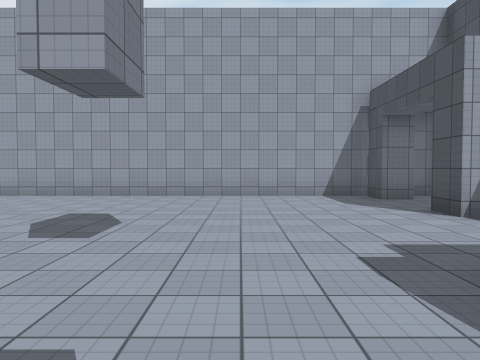
[1] (above)

12 first-person views from a walk through a scene from a Unity 3-D project. The camera is 1.5 m above the floor, tilts 2° down and sees 70° across. The floor is counted in squares, 2 m on a side. Each view is taken from the middle of a square. On the plan, view 1 faces up. The plan holds only what a view shows up to about 11 squares ahead; the rest is blank. The player is left out. Surface patterns are stand-ins for the level's own textures.

[2]
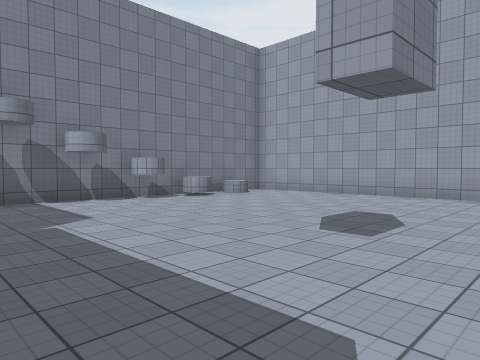

[3]
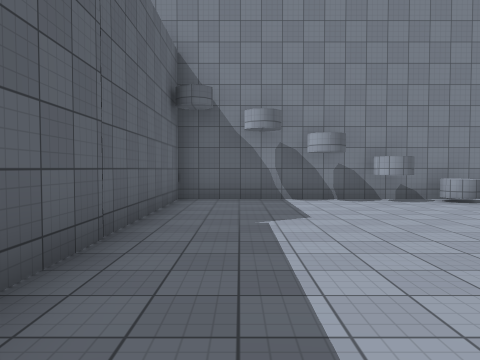

[4]
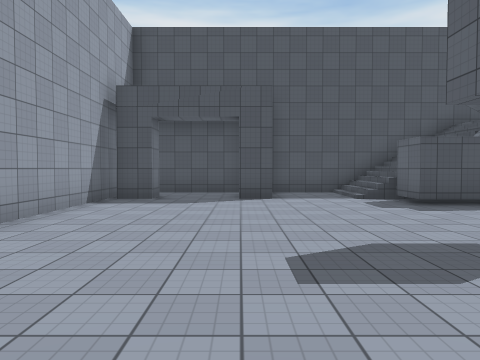

[5]
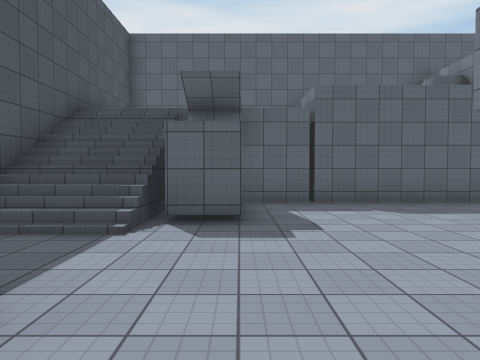

[6]
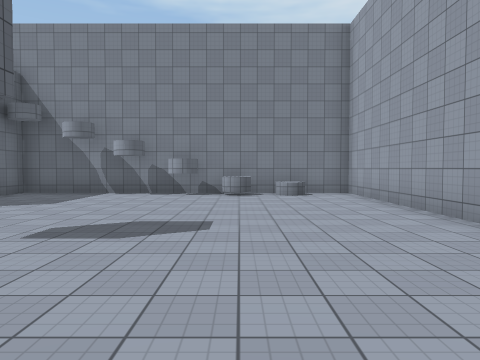

[7]
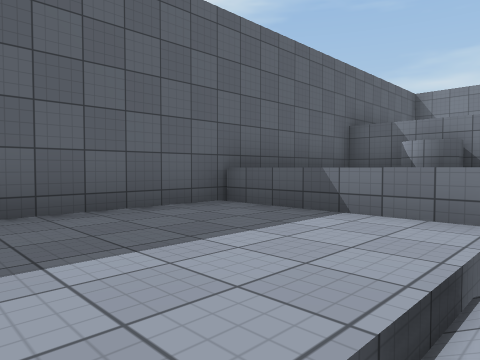

[8]
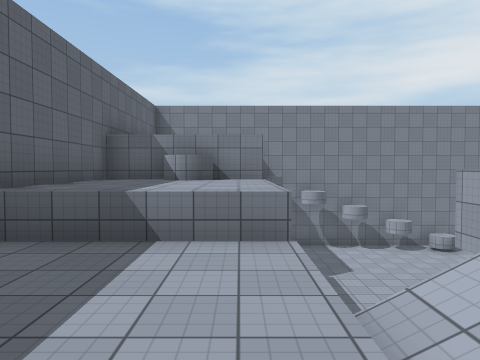

[9]
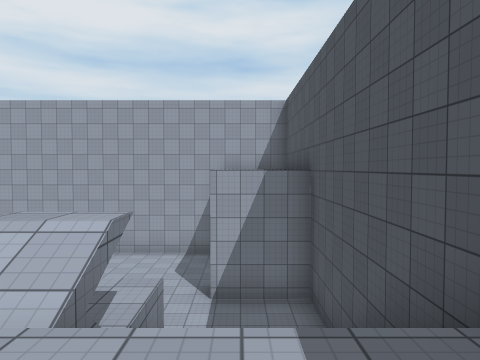

[10]
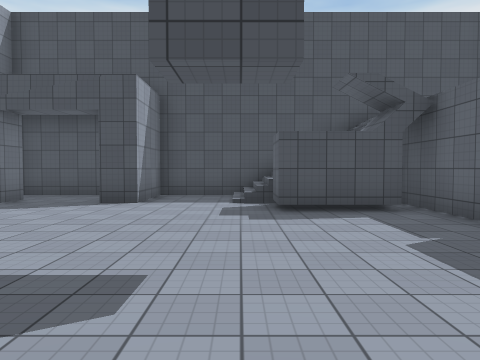

[11]
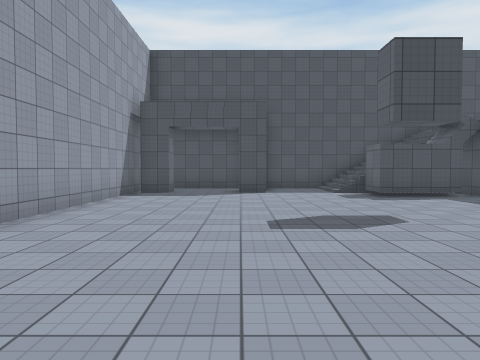

[12]
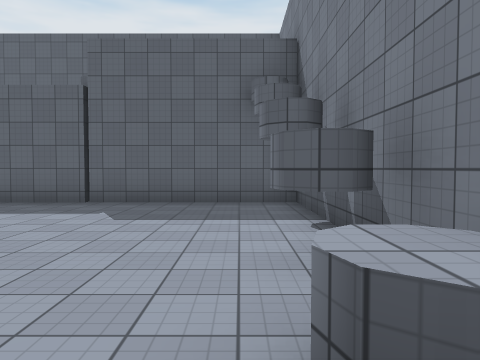

### Floor plan
Key: @ floor where view 1 was taken; # wall or solid block; . main floor; : floor 4 m higher than the main floor; / step, stairs or slope; = window, fence, low wall or low ledge; ^ raised ledge.
Columns run from 9 left of view 1 to 6 right of it. Each row starts with its distance up from view 1.
 10 ################
  9 #...........#..#
  8 ##..........##.#
  7  #.............#
  6  #...........###
  5  #.............#
  4 ##.............#
  3 #............//#
  2 #..........#=//#
  1 #..........##//#
  0 #........@.##//#
 -1 #########^:::::#
 -2        #^^:::: #
 -3        ^^^:::: #
 -4       ##########

Positions as (right, up) in squares from view 1, and headings:
1: (0, 0), facing up
2: (0, 0), facing up-left
3: (0, 1), facing left
4: (-5, 6), facing right
5: (2, 7), facing down
6: (2, 6), facing left
7: (4, 0), facing down-left
8: (4, -1), facing left
9: (4, -2), facing up
10: (-4, 3), facing right
11: (-7, 6), facing right
12: (-7, 7), facing down
